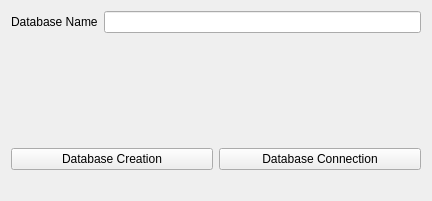
<?xml version="1.0" encoding="UTF-8"?>
<ui version="4.0">
 <class>Form</class>
 <widget class="QWidget" name="Form">
  <property name="geometry">
   <rect>
    <x>0</x>
    <y>0</y>
    <width>432</width>
    <height>201</height>
   </rect>
  </property>
  <property name="windowTitle">
   <string>Form</string>
  </property>
  <layout class="QVBoxLayout" name="verticalLayout">
   <item>
    <layout class="QHBoxLayout" name="horizontalLayout">
     <item>
      <widget class="QLabel" name="label">
       <property name="text">
        <string>Database Name</string>
       </property>
      </widget>
     </item>
     <item>
      <widget class="QLineEdit" name="lineEdit"/>
     </item>
    </layout>
   </item>
   <item>
    <spacer name="verticalSpacer">
     <property name="orientation">
      <enum>Qt::Vertical</enum>
     </property>
     <property name="sizeHint" stdset="0">
      <size>
       <width>20</width>
       <height>40</height>
      </size>
     </property>
    </spacer>
   </item>
   <item>
    <layout class="QHBoxLayout" name="horizontalLayout_2">
     <item>
      <widget class="QPushButton" name="dbCreate">
       <property name="text">
        <string>Database Creation</string>
       </property>
      </widget>
     </item>
     <item>
      <widget class="QPushButton" name="dbConnection">
       <property name="text">
        <string>Database Connection</string>
       </property>
      </widget>
     </item>
    </layout>
   </item>
   <item>
    <widget class="QLabel" name="label_2">
     <property name="text">
      <string/>
     </property>
    </widget>
   </item>
  </layout>
 </widget>
 <resources/>
 <connections/>
</ui>
